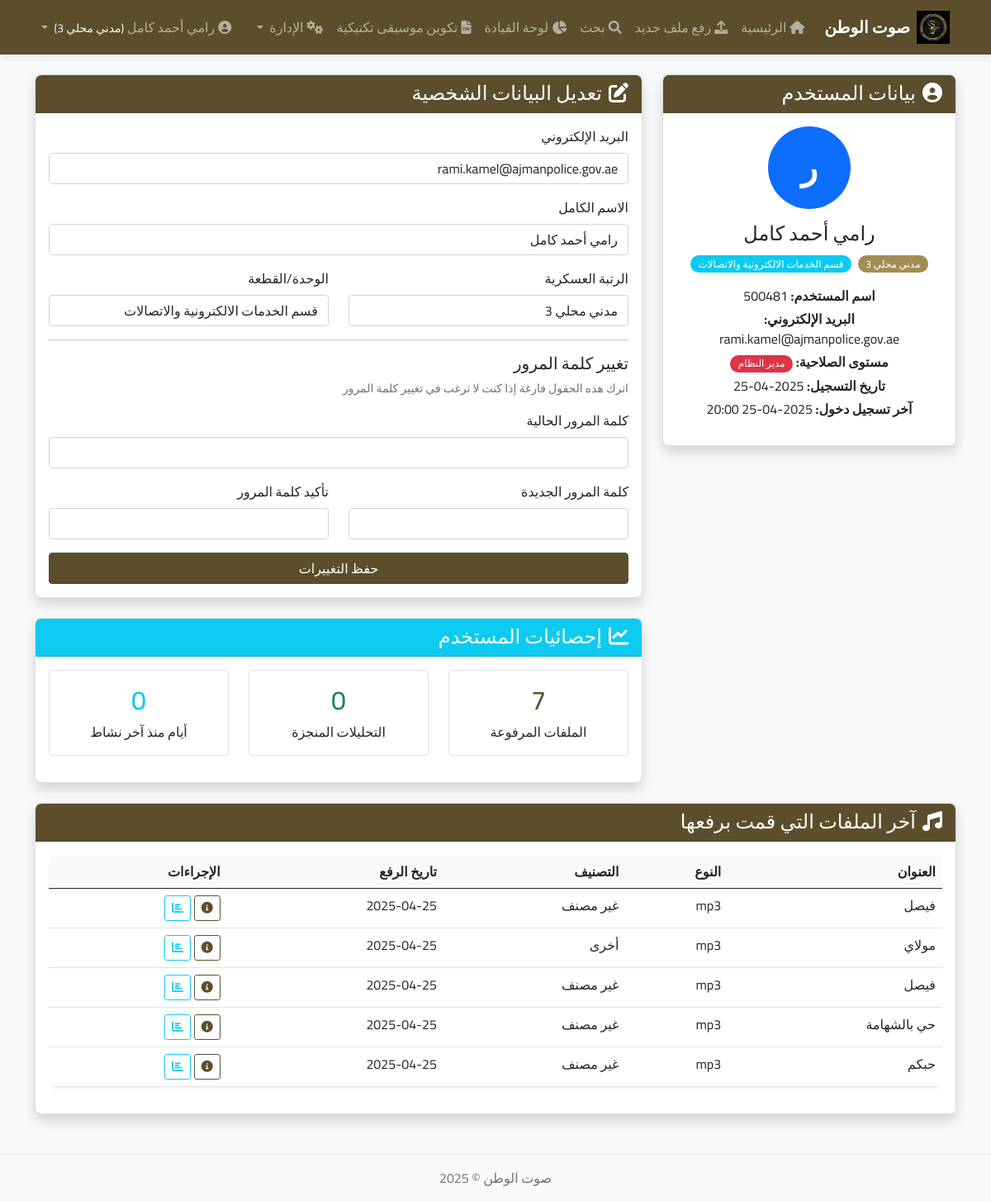
Screenshot of /profile (signed in) with the database file from the repository.
### database.py (models this page shows, shortened)
class User(Base, UserMixin):
    __tablename__ = 'users'
    id = Column(Integer, primary_key=True)
    username = Column(String(50), unique=True, nullable=False, index=True)
    email = Column(String(100), unique=True, nullable=False)
    password_hash = Column(String(255), nullable=False)
    full_name = Column(String(100), nullable=False)
    rank = Column(String(50))
    unit = Column(String(100))
    access_level = Column(Enum(AccessLevel), default=AccessLevel.VISITOR)
    is_active = Column(Boolean, default=True)
    created_at = Column(DateTime, default=datetime.utcnow)
    last_login = Column(DateTime)
    uploaded_files = relationship("MusicFile", back_populates="uploader")

class MusicFile(Base):
    __tablename__ = 'music_files'
    id = Column(Integer, primary_key=True)
    title = Column(String(100), nullable=False)
    artist = Column(String(100))
    filename = Column(String(255), nullable=False, unique=True)
    original_filename = Column(String(255))
    file_path = Column(String(255), nullable=False)
    file_type = Column(String(10))
    category = Column(String(50))
    tags = Column(String(255))
    description = Column(Text) # Manual description
    ai_description = Column(Text) # AI-generated description
    ai_image_path = Column(String(255))  # Path to AI-generated image
    features = Column(Text)  # JSON string of audio features
    tempo = Column(Float)
    energy = Column(Float)
    mood = Column(String(50))
    plot_path = Column(String(255))
    classification_level = Column(String(50), default="Unclassified")  # Security classification
    access_restriction = Column(String(255))  # Units/ranks with access
    rhythmic_precision = Column(Float)
    harmonic_cohesion = Column(Float)
    individual_performance_quality = Column(Float)
    responsiveness_to_conducting = Column(Float)
    musical_diversity = Column(Float)
    upload_date = Column(DateTime, default=datetime.utcnow)
    uploader_id = Column(Integer, ForeignKey('users.id'))
    uploader = relationship("User", back_populates="uploaded_files")

### app.py (the view, shortened to what this page needs)
@app.route('/profile', methods=['GET', 'POST'])
@login_required
def profile():
    form = UserProfileForm()
    if request.method == 'GET':
        form.email.data = current_user.email
        form.full_name.data = current_user.full_name
        form.rank.data = current_user.rank
        form.unit.data = current_user.unit
    session = Session()
    uploads_count = session.query(MusicFile).filter(MusicFile.uploader_id == current_user.id).count()
    last_activity_days = 0
    if current_user.last_login:
        delta = datetime.utcnow() - current_user.last_login
        last_activity_days = delta.days
    user_files = session.query(MusicFile).filter(MusicFile.uploader_id == current_user.id).order_by(MusicFile.upload_date.desc()).limit(5).all()
    session.close()
    analyses_count = 0
    return render_template('profile.html', form=form, uploads_count=uploads_count,
                          analyses_count=analyses_count, last_activity_days=last_activity_days,
                          user_files=user_files)

### templates/profile.html (shortened to what this page needs)
{% extends "base.html" %}
{% block content %}
<div class="row">
    <div class="col-md-4">
        <div class="card shadow mb-4">
            <div class="card-header bg-primary text-white">
                <h4 class="mb-0"><i class="fas fa-user-circle me-2"></i>بيانات المستخدم</h4>
            </div>
            <div class="card-body text-center">
                <div class="avatar-circle mb-3">
                    <span class="initials">{{ current_user.full_name[0] }}</span>
                </div>
                <h4>{{ current_user.full_name }}</h4>
                <p class="text-muted">
                    {% if current_user.rank %}
                    <span class="badge bg-secondary me-1">{{ current_user.rank }}</span>
                    {% endif %}
                    {% if current_user.unit %}
                    <span class="badge bg-info">{{ current_user.unit }}</span>
                    {% endif %}
                </p>
                <p class="mb-1"><strong>اسم المستخدم:</strong> {{ current_user.username }}</p>
                <p class="mb-1"><strong>البريد الإلكتروني:</strong> {{ current_user.email }}</p>
                <p class="mb-1"><strong>مستوى الصلاحية:</strong>
                    {% if current_user.access_level.name == 'VISITOR' %}
                        <span class="badge bg-secondary">زائر</span>
                    {% elif current_user.access_level.name == 'ARCHIVIST' %}
                        <span class="badge bg-success">أمين أرشيف</span>
                    {% elif current_user.access_level.name == 'ANALYST' %}
                        <span class="badge bg-info">محلل</span>
                    {% elif current_user.access_level.name == 'COMMANDER' %}
                        <span class="badge bg-warning text-dark">قائد</span>
                    {% elif current_user.access_level.name == 'ADMIN' %}
                        <span class="badge bg-danger">مدير النظام</span>
                    {% endif %}
                </p>
                <p class="mb-1"><strong>تاريخ التسجيل:</strong> {{ current_user.created_at.strftime('%Y-%m-%d') }}</p>
                {% if current_user.last_login %}
                <p><strong>آخر تسجيل دخول:</strong> {{ current_user.last_login.strftime('%Y-%m-%d %H:%M') }}</p>
                {% endif %}
            </div>
        </div>
    </div>
    <div class="col-md-8">
        <div class="card shadow">
            <div class="card-header bg-primary text-white">
                <h4 class="mb-0"><i class="fas fa-edit me-2"></i>تعديل البيانات الشخصية</h4>
            </div>
            <div class="card-body">
                <form method="POST" action="{{ url_for('profile') }}">
                    <div class="mb-3">
                        <label for="email" class="form-label">{{ form.email.label }}</label>
                        {{ form.email(class="form-control") }}
                    </div>
                    <div class="mb-3">
                        <label for="full_name" class="form-label">{{ form.full_name.label }}</label>
                        {{ form.full_name(class="form-control") }}
                    </div>
                    <div class="row mb-3">
                        <div class="col-md-6">
                            <label for="rank" class="form-label">{{ form.rank.label }}</label>
                            {{ form.rank(class="form-control") }}
                        </div>
                        <div class="col-md-6">
                            <label for="unit" class="form-label">{{ form.unit.label }}</label>
                            {{ form.unit(class="form-control") }}
                        </div>
                    </div>
                    <hr>
                    <h5>تغيير كلمة المرور</h5>
                    <p class="text-muted small">اترك هذه الحقول فارغة إذا كنت لا ترغب في تغيير كلمة المرور</p>
                    <div class="mb-3">
                        <label for="current_password" class="form-label">{{ form.current_password.label }}</label>
                        {{ form.current_password(class="form-control") }}
                    </div>
                    <div class="row mb-3">
                        <div class="col-md-6">
                            <label for="new_password" class="form-label">{{ form.new_password.label }}</label>
                            {{ form.new_password(class="form-control") }}
                        </div>
                        <div class="col-md-6">
                            <label for="confirm_password" class="form-label">{{ form.confirm_password.label }}</label>
                            {{ form.confirm_password(class="form-control") }}
                        </div>
                    </div>
                    <div class="d-grid gap-2">
                        {{ form.submit(class="btn btn-primary") }}
                    </div>
                </form>
            </div>
        </div>
        {% if current_user.access_level.value >= 20 %}
        <div class="card shadow mt-4">
            <div class="card-header bg-info text-white">
                <h4 class="mb-0"><i class="fas fa-chart-line me-2"></i>إحصائيات المستخدم</h4>
            </div>
            <div class="card-body">
                <div class="row text-center">
                    <div class="col-md-4">
                        <div class="border rounded p-3 mb-3">
                            <h2 class="text-primary">{{ uploads_count }}</h2>
                            <p class="mb-0">الملفات المرفوعة</p>
                        </div>
                    </div>
                    <div class="col-md-4">
                        <div class="border rounded p-3 mb-3">
                            <h2 class="text-success">{{ analyses_count }}</h2>
                            <p class="mb-0">التحليلات المنجزة</p>
                        </div>
                    </div>
                    <div class="col-md-4">
                        <div class="border rounded p-3 mb-3">
                            <h2 class="text-info">{{ last_activity_days }}</h2>
                            <p class="mb-0">أيام منذ آخر نشاط</p>
                        </div>
                    </div>
                </div>
            </div>
        </div>
        {% endif %}
    </div>
</div>
{% if current_user.access_level.value >= 10 %}
<div class="row mt-4">
    <div class="col-md-12">
        <div class="card shadow">
            <div class="card-header bg-primary text-white">
                <h4 class="mb-0"><i class="fas fa-music me-2"></i>آخر الملفات التي قمت برفعها</h4>
            </div>
            <div class="card-body">
                {% if user_files %}
                <div class="table-responsive">
                    <table class="table table-hover">
                        <thead>
                            <tr>
                                <th>العنوان</th>
                                <th>النوع</th>
                                <th>التصنيف</th>
                                <th>تاريخ الرفع</th>
                                <th>الإجراءات</th>
                            </tr>
                        </thead>
                        <tbody>
                            {% for file in user_files %}
                            <tr>
                                <td>{{ file.title }}</td>
                                <td>{{ file.file_type }}</td>
                                <td>{{ file.category or 'غير مصنف' }}</td>
                                <td>{{ file.upload_date.strftime('%Y-%m-%d') }}</td>
                                <td>
                                    <a href="{{ url_for('file_details', file_id=file.id) }}" class="btn btn-sm btn-outline-primary">
                                        <i class="fas fa-info-circle"></i>
                                    </a>
                                    <a href="{{ url_for('analyze_file', file_id=file.id) }}" class="btn btn-sm btn-outline-info">
                                        <i class="fas fa-chart-bar"></i>
                                    </a>
                                </td>
                            </tr>
                            {% endfor %}
                        </tbody>
                    </table>
                </div>
                {% else %}
                <div class="alert alert-info">
                    <i class="fas fa-info-circle me-2"></i>لم تقم برفع أي ملفات بعد.
                </div>
                {% endif %}
            </div>
        </div>
    </div>
</div>
{% endif %}
{% endblock %}

### templates/base.html (shortened to what this page needs)
<!DOCTYPE html>
<html lang="ar" dir="rtl">
<head>
    <link rel="stylesheet" href="https://cdn.jsdelivr.net/npm/bootstrap@5.0.2/dist/css/bootstrap.rtl.min.css">
    <link rel="stylesheet" href="https://cdnjs.cloudflare.com/ajax/libs/font-awesome/6.0.0-beta3/css/all.min.css">
    <link rel="stylesheet" href="{{ url_for('static', filename='css/style.css') }}">
</head>
<body>
    <nav class="navbar navbar-expand-lg navbar-dark bg-primary">
        <div class="container">
            <a class="navbar-brand d-flex align-items-center" href="{{ url_for('index') }}">
                <img src="{{ url_for('static', filename='images/Logo.jpg') }}" alt="شعار النظام" class="app-logo me-2">
                <span>صوت الوطن</span>
            </a>
            <div class="collapse navbar-collapse" id="navbarNav">
                <ul class="navbar-nav me-auto mb-2 mb-lg-0">
                    <li class="nav-item">
                        <a class="nav-link {% if request.path == url_for('index') %}active{% endif %}" href="{{ url_for('index') }}">
                            <i class="fas fa-home me-1"></i>الرئيسية
                        </a>
                    </li>
                    {% if current_user.is_authenticated and current_user.access_level.value >= 10 %}
                    <li class="nav-item">
                        <a class="nav-link {% if request.path == url_for('upload_file') %}active{% endif %}" href="{{ url_for('upload_file') }}">
                            <i class="fas fa-upload me-1"></i>رفع ملف جديد
                        </a>
                    </li>
                    {% endif %}
                    <li class="nav-item">
                        <a class="nav-link {% if request.path == url_for('search') %}active{% endif %}" href="{{ url_for('search') }}">
                            <i class="fas fa-search me-1"></i>بحث
                        </a>
                    </li>
                    {% if current_user.is_authenticated and current_user.access_level.value >= 20 %}
                    <li class="nav-item">
                        <a class="nav-link {% if request.path.startswith(url_for('dashboard_blueprint.index_dashboard')) %}active{% endif %}" href="{{ url_for('dashboard_blueprint.index_dashboard') }}">
                            <i class="fas fa-chart-pie me-1"></i>لوحة القيادة
                        </a>
                    </li>
                    {% endif %}
                    {% if current_user.is_authenticated and current_user.access_level.value >= 10 %}
                    <li class="nav-item">
                        <a class="nav-link {% if '/tactical-music/' in request.path %}active{% endif %}" href="{{ url_for('upload_track') }}">
                            <i class="fas fa-file-csv me-1"></i>تكوين موسيقى تكتيكية
                        </a>
                    </li>
                    {% endif %}
                    {% if current_user.is_authenticated and current_user.access_level.value >= 30 %}
                    <li class="nav-item dropdown">
                        <a class="nav-link dropdown-toggle {% if '/admin/' in request.path %}active{% endif %}" href="#" id="adminDropdown" role="button" data-bs-toggle="dropdown" aria-expanded="false">
                            <i class="fas fa-cogs me-1"></i>الإدارة
                        </a>
                    </li>
                    {% endif %}
                </ul>
                <ul class="navbar-nav">
                    {% if current_user.is_authenticated %}
                    <li class="nav-item dropdown">
                        <a class="nav-link dropdown-toggle" href="#" id="userDropdown" role="button" data-bs-toggle="dropdown" aria-expanded="false">
                            <i class="fas fa-user-circle me-1"></i>{{ current_user.full_name }}
                            {% if current_user.rank %}
                            <small class="text-light">({{ current_user.rank }})</small>
                            {% endif %}
                        </a>
                    </li>
                    {% endif %}
                </ul>
            </div>
        </div>
    </nav>
    <div class="container mt-4">
        {% block content %}{% endblock %}
    </div>
    <footer class="footer mt-5 py-3 bg-light">
        <div class="container text-center">
            <span class="text-muted">صوت الوطن &copy; {{ now.year }}</span>
        </div>
    </footer>
</body>
</html>

### rows the page displays
User: full_name "رامي أحمد كامل", rank "مدني محلي 3", full_name "ر", unit "قسم الخدمات الالكترونية والاتصالات", username "500481", email "rami.kamel@ajmanpolice.gov.ae", created_at "2025-04-25", last_login "2025-04-25 20:00"
MusicFile: title "فيصل", file_type "mp3", category "غير مصنف", upload_date "2025-04-25"
MusicFile: title "مولاي", file_type "mp3", category "أخرى", upload_date "2025-04-25"
MusicFile: title "فيصل", file_type "mp3", category "غير مصنف", upload_date "2025-04-25"
MusicFile: title "حي بالشهامة", file_type "mp3", category "غير مصنف", upload_date "2025-04-25"
MusicFile: title "حبكم", file_type "mp3", category "غير مصنف", upload_date "2025-04-25"

### other values shown
{{ uploads_count }} "7"
{{ analyses_count }} "0"
{{ last_activity_days }} "0"
